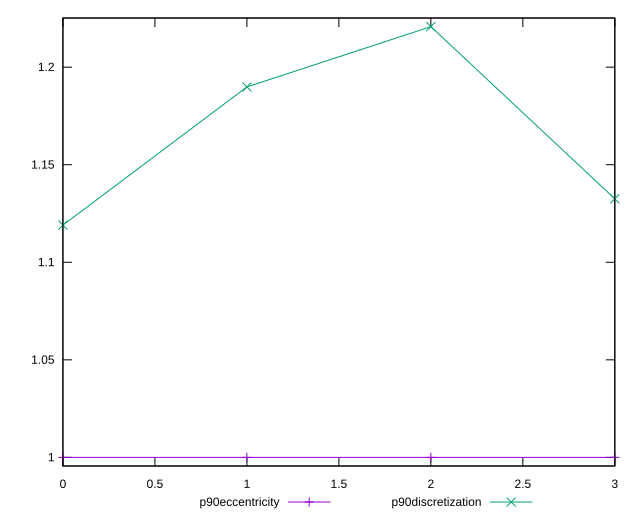

Reproduce this figure in gnuplot.
reset

$p90Eccentricity <<EOF
0 1.0000000000000002
1 0.9999999999999997
2 0.9999999999999996
3 1.0000000000000002
EOF

$p90Discretization <<EOF
0 1.119047619047619
1 1.1898734177215189
2 1.2207792207792207
3 1.1325301204819278
EOF

set key outside below
set xrange [0:3]
set yrange [0.9955844155844151:1.2251948051948052]
set trange [0.9955844155844151:1.2251948051948052]
set terminal svg size 640, 520 enhanced background rgb 'white'
set output "reports/report_00028_2021-02-24T12-49-42.674Z/max-potential-fid/progression/eccentricity.svg"

plot $p90Eccentricity title "p90eccentricity" with linespoints, \
     $p90Discretization title "p90discretization" with linespoints

reset
